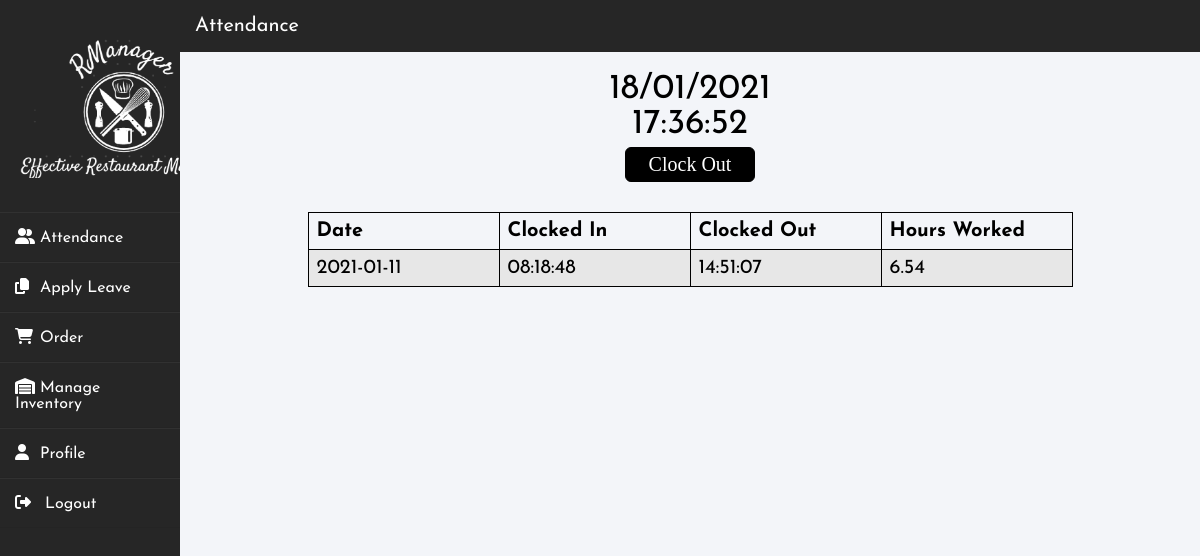
/checkin.php?login=success (signed in), run on the app's committed database.
### tables this page shows
CREATE TABLE IF NOT EXISTS `attendance` (
  `Attendance_ID` int(20) NOT NULL AUTO_INCREMENT,
  `Staff_ID` int(20) DEFAULT NULL,
  `workdate` date DEFAULT NULL,
  `clockin` time DEFAULT NULL,
  `clockout` time DEFAULT NULL,
  PRIMARY KEY (`Attendance_ID`),
  KEY `Staff_ID` (`Staff_ID`)
);

### checkin.php (the view, shortened to what this page needs)
<!DOCTYPE html>
<head>
    <link href="stylesheets/default.css" rel="stylesheet" type="text/css">
    <link href="stylesheets/checkin.css" rel="stylesheet" type="text/css">
</head>
<body>
    <?php include "sidebar.php";?>
    <?php
        require "includes/conn.php";
        $currentday = date('d');
        $currentmonth = date('m');
        $currentyear = date('Y');
        $id = $_SESSION['Staff_ID'];
        $sql = "SELECT * FROM attendance WHERE Staff_ID = '$id' AND MONTH(workdate) = '$currentmonth' AND YEAR(workdate) = '$currentyear'";
        $result = mysqli_query($con, $sql);
    ?>
    <div class="mainbody">
        <div class="topbar">
            <span>Attendance</span>
        </div>
        <div class="container">
                <center>
                    <p><?php echo date("d/m/Y"); ?></p>
                    <p><?php date_default_timezone_set('Asia/Kuala_Lumpur'); echo date("H:i:s");?></p>
                    <form action="includes/clockin.php" method="post">
                    <?php
                        $sql = "SELECT * FROM attendance WHERE Staff_ID = '$id' AND MONTH(workdate) = '$currentmonth' AND YEAR(workdate) = '$currentyear' AND DAY(workdate) = '$currentday'";
                        $condition = mysqli_query($con, $sql);
                        $info = mysqli_fetch_assoc($condition);
                        if (mysqli_num_rows($result) > 0 && isset($info['clockout']))
                        {
                            echo '<input type="submit" class="btn" value="Clocked Out" style="background-color: #DCDCDC; color: black; cursor: default; height: 35px; width: 130px; padding: 2px;" disabled>';
                        }
                        else if (mysqli_num_rows($result) > 0)
                        {
                            echo '<input name="clockout-submit" type="submit" class="btn" value="Clock Out" style="height: 35px; width: 130px; padding: 2px;">';
                        }
                        else
                        {
                            echo '<input name="clockin-submit" type="submit" class="btn" value="Clock In" style="height: 35px; width: 130px; padding: 2px;">';
                        }
                    ?>
                    </form>
                <table class="attendancetable">
                <tr>
                    <th style="width: 25%;">Date</th>
                    <th style="width: 25%;">Clocked In</th>
                    <th style="width: 25%;">Clocked Out</th>
                    <th style="width: 25%;">Hours Worked</th>
                </tr>
                <?php
                    while ($row = mysqli_fetch_assoc($result)) {
                ?>
                <tr>
                    <td><?php echo $row['workdate'];?></td>
                    <td>
                    <?php
                        echo $row['clockin'];
                    ?>
                    </td>
                    <td>
                    <?php
                        if (isset($row['clockout']))
                        {
                            echo $row['clockout'];
                        }
                        else
                        {
                            echo "Not clocked out";
                        }
                    ?>
                    </td>
                    <td>
                    <?php
                        $clockin = $row['clockin'];
                        $clockout = $row['clockout'];
                        $clockin2 = strtotime($clockin);
                        $clockout2 = strtotime($clockout);
                        $difference = round(abs($clockout2 - $clockin2) / 3600,2);
                        if (isset($row['clockout']))
                        {
                            echo $difference;
                        }
                        else
                        {
                            echo "NA";
                        }
                    ?>
                    </td>
                </tr>
                <?php }; ?>
                </table>
                </center>
        </div>
    </div>
</body>

### stylesheets/default.css (style rules this page uses)
body, html { font-family: 'Open Sans', sans-serif; margin: 0px; height: 100%; background: #F5F5F5; }
body { display: flex; }
.mainbody { width: 85%; margin-left: 15%; position: relative; }
.topbar { background: #262626; width: 100%; padding-top: 16px; padding-bottom: 16px; }
.topbar span { margin: 3px; color: white; font-size: 20px; margin-left: 15px; vertical-align: middle; }
.btn { background-color: black; font-size: 20px; color: white; padding: 5px 15px; font-family: Product Sans; border-radius: 6px; cursor: pointer; box-shadow: 0px; border:1px solid black; transition: all 0.2s; text-decoration: none; outline: none; }

### stylesheets/checkin.css (style rules this page uses)
.container { margin-top: 20px; }
.container p { font-size: 35px; text-align: center; }
.container input { margin: 5px; }
.attendancetable { width: 75%; text-align: left; border-collapse: collapse; margin-top: 25px; font-size: 20px; border-spacing: 10px; }
.attendancetable, .attendancetable th, .attendancetable td { border: 1px solid black; padding: 8px; }
.attendancetable td { background-color: rgb(231, 231, 231); }

### stylesheets/sidebar.css (style rules this page uses)
* { margin: 0; padding: 0; box-sizing: border-box; list-style: none; text-decoration: none; font-family: 'Josefin Sans', sans-serif; }
body { background-color: #f3f5f9; }

### data on the page
attendance: workdate "2021-01-11", clockin "08:18:48", clockout "14:51:07", difference "6.54"
